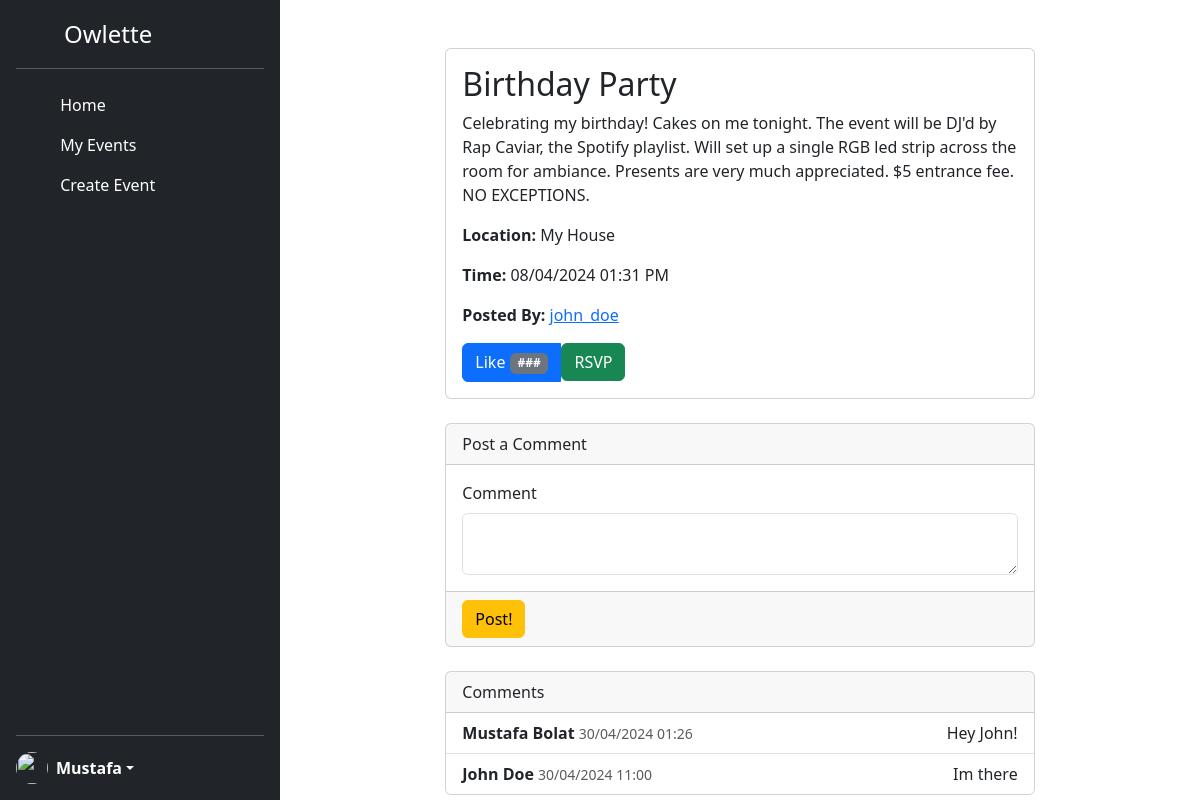
Screenshot of /eventview/1 (signed in) with the database file from the repository.
### models.py (models this page shows, shortened)
class User(db.Model, UserMixin):
    __tablename__ = 'user'
    userid = db.Column(db.Integer,
                   primary_key=True)
    username = db.Column(db.String(40),
                         nullable=False,
                         unique=True)
    email = db.Column(db.String(40),
                      unique=True,
                      nullable=False)
    password = db.Column(db.String(200),
                         unique=False,
                         nullable=False)
    firstname = db.Column(db.String(40),
                         nullable=False)
    lastname = db.Column(db.String(40),
                         nullable=False)
    bio = db.Column(db.String(255),
                         nullable=True)
    created_at = db.Column(db.DateTime,
                           nullable=False,
                           default=datetime.now(pytz.timezone('US/Eastern')))
    ismod = db.Column(db.Boolean,
                           default=False)
    posts = db.relationship('Event', backref='author', lazy='dynamic')

class Event(db.Model):
    __tablename__ = 'event'
    eventID = db.Column(db.Integer, primary_key=True)
    userID = db.Column(db.Integer, db.ForeignKey('user.userid'))
    title = db.Column(db.String(80))
    status = db.Column(db.String(80), default='active')
    description = db.Column(db.String(1000))
    eventTime = db.Column(db.DateTime)
    location = db.Column(db.String(80))
    flairone_id = db.Column(db.Integer, db.ForeignKey('flair.flairID'))
    flairtwo_id = db.Column(db.Integer, db.ForeignKey('flair.flairID'))
    flarirthree_id = db.Column(db.Integer, db.ForeignKey('flair.flairID'))
    flairone = db.relationship('Flair', foreign_keys=[flairone_id])
    flairtwo = db.relationship('Flair', foreign_keys=[flairtwo_id])
    flarirthree = db.relationship('Flair', foreign_keys=[flarirthree_id])
    comments = db.relationship('Comment', backref='comments', lazy='dynamic')
    op = db.relationship('User', backref='op', lazy='joined')

class Comment(db.Model):
     __tablename__ = 'comment'
     commentID = db.Column(db.Integer, primary_key=True)
     userID = db.Column(db.Integer, db.ForeignKey('user.userid'))
     eventID = db.Column(db.Integer, db.ForeignKey('event.eventID'))
     message = db.Column(db.String(255))
     timestamp = db.Column(db.DateTime, default=datetime.now(pytz.timezone('US/Eastern')))
     author = db.Relationship('User', backref='author', lazy='joined')

### app.py (the view, shortened to what this page needs)
@app.route('/eventview/<int:eventID>', methods=['GET','POST'])
@login_required
def eventdetailview(eventID):
    form = commentForm(request.form)
    singleEvent = Event.query.get(eventID)
    flairName = singleEvent.flairone.name if singleEvent.flairone else "None"  # Retrieve the flairs for the event
    user_has_rsvped = RSVP.query.filter_by(userID=current_user.userid, eventID=eventID).first() is not None
    return render_template("eventdetailview.html", singleEvent=singleEvent, flairName=flairName,
                user_has_rsvped=user_has_rsvped, form=form)

### forms.py
class commentForm(FlaskForm):
    message = TextAreaField('Comment', validators=[DataRequired(), Length(max=255)])
    submit = SubmitField(label='Post!')

### app.py (called while the page is built)
@login_manager.user_loader
def load_user(userid):
    return User.query.get(int(userid))

### templates/eventdetailview.html (shortened to what this page needs)
{% extends "base.html" %}
{% block content %}
<div class="container">
    <div class="row">
      <div class="col-md-8 mx-auto mt-5">
        <div class="card">
          <div class="card-body">
            <h2 class="card-title">{{singleEvent.title}}</h2>
            <p class="card-text">{{singleEvent.description}}</p>
            <p class="card-text"><strong>Location:</strong> {{singleEvent.location}}</p>
            <p class="card-text"><strong>Time:</strong> {{singleEvent.eventTime.strftime(' %d/%m/%Y %I:%M %p')}}</p>
            <p class="card-text"><strong>Posted By:</strong> <a href='{{url_for('profileView', userid=singleEvent.op.userid)}}'>{{singleEvent.op.username}}</a></p>
            <div class="btn-group" role="group" aria-label="Event Actions">
              <button type="button" class="btn btn-primary">
                Like <span class="badge text-bg-secondary">###</span>
              </button>
              <form action="{{ url_for('rsvp_to_event', event_id=singleEvent.eventID) }}" method="post">
                {% if user_has_rsvped %}
                <button type="submit" class="btn btn-danger">
                    <i class="fas fa-times"></i> Cancel RSVP
                </button>
                {% else %}
                <button type="submit" class="btn btn-success">
                     RSVP
                </button>
                {% endif %}
              </form>
            </div>
          </div>
        </div>
        <div class="card mt-4">
          <div class="card-header">
              <div class="col-auto me-auto">Post a Comment</div>
          </div>
          <div class='card-body'>
              <form method="POST">
                {{ form.message.label(class="form-label") }}
                {{ form.message(class="form-control")  }}
          </div>
          <div class='card-footer'>
            {{ form.submit(class="btn btn-warning") }}
          </div>
        </div>
        <div class="card mt-4">
          <div class="card-header">
            Comments
          </div>
          <ul class="list-group list-group-flush">
            {% for comment in singleEvent.comments%}
            <li class="list-group-item">
              <div class="d-flex justify-content-between">
                <div>
                  <strong>{{comment.author.firstname}} {{comment.author.lastname}}</strong>
                  <small class="text-muted">{{ comment.timestamp.strftime(' %d/%m/%Y %H:%M ') }}</small>
                </div>
                <div>
                  <span>{{comment.message}}</span>
                </div>
              </div>
            </li>
            {% endfor %}
          </ul>
        </div>
      </div>
    </div>
  </div>
{% endblock %}

### templates/base.html (shortened to what this page needs)
<!DOCTYPE html>
<lang="en">
<head>
    <link rel="stylesheet" href="{{ url_for('static', filename='style.css') }}">
    <link href="https://cdn.jsdelivr.net/npm/bootstrap@5.3.3/dist/css/bootstrap.min.css" rel="stylesheet">
    <link href="https://cdn.jsdelivr.net/npm/bootstrap@5.3.3/dist/css/bootstrap.min.css" rel="stylesheet">
</head>
<body>
<div class="d-flex flex-row" style="">
  <div class="d-flex flex-column flex-shrink-0 p-3 text-white bg-dark" style="width: 280px; height: 100vh">
      <a href="/" class="d-flex align-items-center mb-3 mb-md-0 me-md-auto text-white text-decoration-none">
        <svg class="bi me-2" width="40" height="32"><use xlink:href="LOGO"/></svg>
        <span class="fs-4">Owlette</span>
      </a>
      <hr>
      <ul class="nav nav-pills flex-column mb-auto">
        <li class="nav-item">
          <a href="{{url_for('home')}}" class="nav-link text-white {{ 'active' if request.path == '/home' else '' }}"
          aria-current="page">
            <svg class="bi me-2" width="16" height="16"><use xlink:href="#home"/></svg>
            Home
          </a>
        </li>
       <li>
          <a href="{{url_for('myevents')}}" class="nav-link text-white {{ 'active' if request.path == '/myevents' else '' }}"
          aria-current="page">
            <svg class="bi me-2" width="16" height="16"><use xlink:href="#speedometer2"/></svg>
            My Events
          </a>
        </li>
        <li>
          <a href="{{url_for('create_event')}}" class="nav-link text-white {{ 'active' if request.path == '/create-event' else '' }}"
          aria-current="page">
            <svg class="bi me-2" width="16" height="16"><use xlink:href="#table"/></svg>
            Create Event
          </a>
        </li>
      </ul>
      <hr>
      <div class="dropdown">
        <a href="{{ url_for('profileView', userid=current_user.userid) }}" class="d-flex align-items-center text-white text-decoration-none dropdown-toggle" role="button" id="dropdownUser1" data-bs-toggle="dropdown" aria-haspopup="true" aria-expanded="false">
        <img src="https://github.com/mdo.png" alt="" width="32" height="32" class="rounded-circle me-2">
          {% if current_user.is_authenticated %}
            <strong>
                {{ current_user.firstname }}
            </strong>
          {% else %}
            <strong>
                User
            </strong>
          {% endif %}
        </a>
      </div>
  </div>
  {% block content %}
  {% endblock %}
</div>
</body>
</html>

### rows the page displays
User: firstname "Mustafa"
Event: title "Birthday Party", description "Celebrating my birthday! Cakes on me tonight. The event will be DJ'd by Rap Caviar, the Spotify playlist. Will set up a single RGB led strip across the room for ambiance. Presents are very much appreciated. $5 entrance fee. NO EXCEPTIONS.", location "My House", eventTime "08/04/2024 01:31 PM"
User: op.username "john_doe"
Comment: author.firstname "Mustafa", author.lastname "Bolat", timestamp "30/04/2024 01:26", message "Hey John!"
Comment: author.firstname "John", author.lastname "Doe", timestamp "30/04/2024 11:00", message "Im there"
